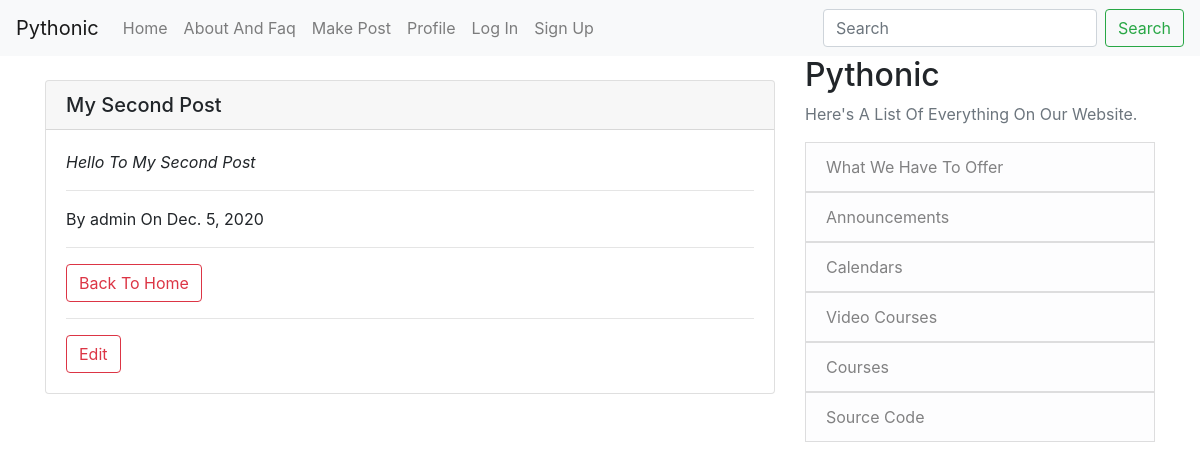
Page /post-detail/2 on the earlier database version.
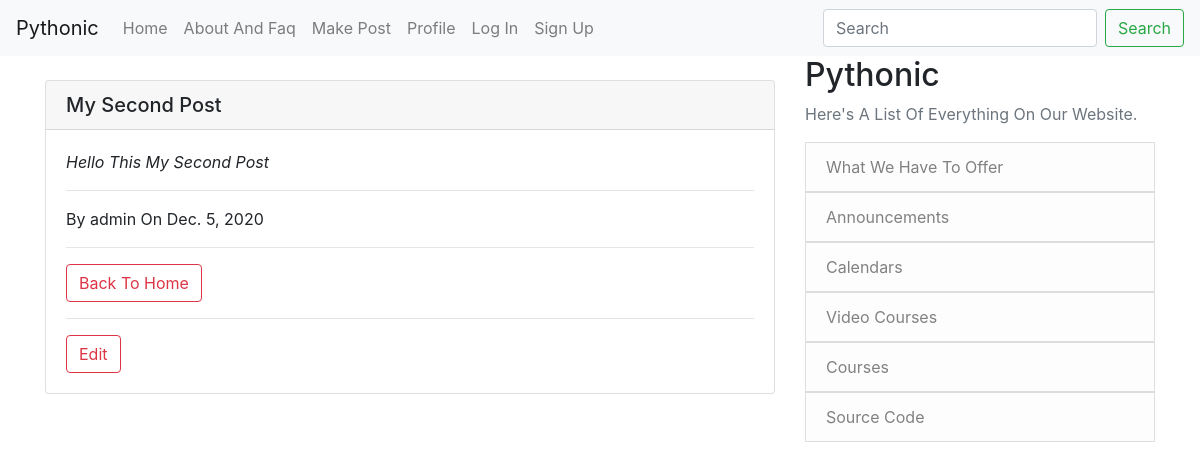
Same page on the later database version.
### App/models.py (models this page shows, shortened)
class Post(models.Model):
    title = models.CharField(max_length=120)
    author = models.ForeignKey(User, on_delete=models.CASCADE)
    context = models.TextField()
    date_created = models.DateField()

### App/views.py (the view)
# urls.py: path('post-detail/<int:pk>', post_detail_view.as_view(), name='post_detail'),
class post_detail_view(DetailView):
    model = Post
    template_name = 'App/post-detail.html'

### App/templates/App/post-detail.html (shortened to what this page needs)
{% extends "App/base.html" %}
{% block content %}
<br>
<div class="card">
    <h5 class="card-header">{{ post.title }}</h5>
    <div class="card-body">
        <p class="card-text"><i>{{ post.context }}</i></p>
        <hr>
        <p class="card-text">By {{ post.author }} On {{ post.date_created }}</p>
        <hr>
        <a href="/" type="button" class="btn btn-outline-danger">Back To Home</a>
        <hr>
        <a href="{% url 'post_edit' post.pk %}" class="btn btn-outline-danger">Edit</a>
    </div>
</div>
<br>
{% endblock %}

Differences in the rows shown:
changed Post "My Second Post": context "Hello To My Second Post" → "Hello This My Second Post"
